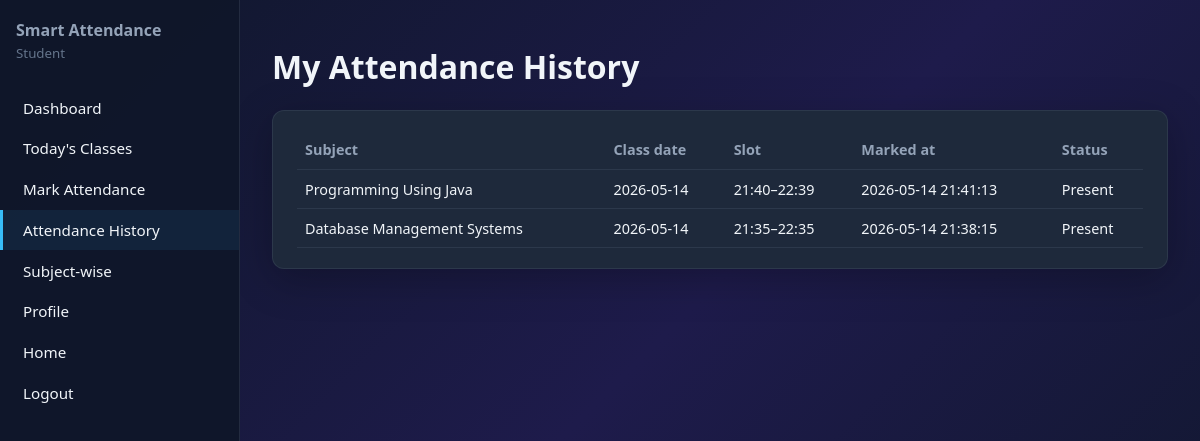
The app's page /student/history (signed in), older data.
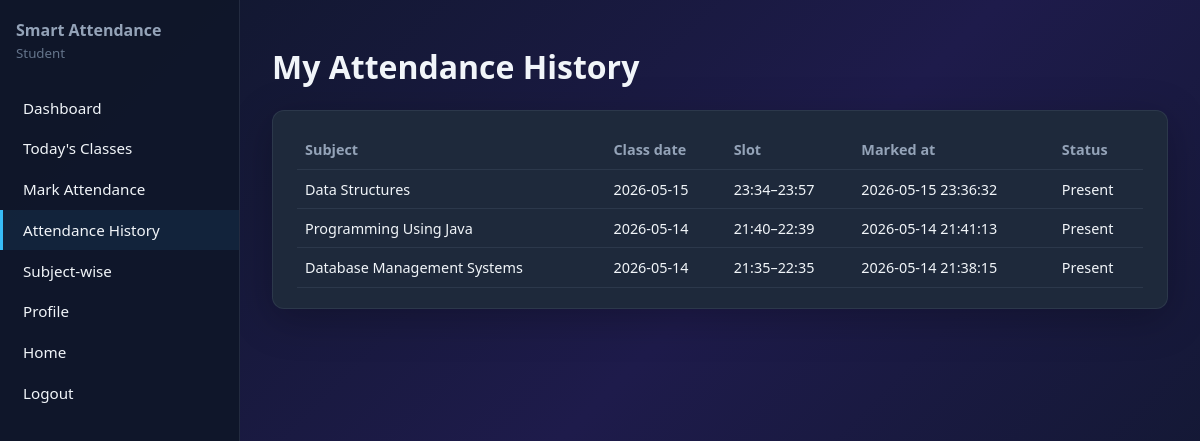
The same page, newer data.
### tables this page shows
CREATE TABLE attendance (
            id INTEGER PRIMARY KEY AUTOINCREMENT,
            student_id INTEGER NOT NULL,
            class_id INTEGER NOT NULL,
            subject_id INTEGER NOT NULL,
            attendance_time TEXT NOT NULL,
            status TEXT NOT NULL,
            FOREIGN KEY (student_id) REFERENCES students(id),
            FOREIGN KEY (class_id) REFERENCES classes(id),
            FOREIGN KEY (subject_id) REFERENCES subjects(id),
            UNIQUE(student_id, class_id)
        );

CREATE TABLE subjects (
            id INTEGER PRIMARY KEY AUTOINCREMENT,
            subject_code TEXT NOT NULL,
            subject_name TEXT NOT NULL
        );

CREATE TABLE classes (
            id INTEGER PRIMARY KEY AUTOINCREMENT,
            subject_id INTEGER NOT NULL,
            department TEXT NOT NULL,
            semester INTEGER NOT NULL,
            class_date TEXT NOT NULL,
            start_time TEXT NOT NULL,
            end_time TEXT NOT NULL,
            created_by INTEGER,
            FOREIGN KEY (subject_id) REFERENCES subjects(id),
            FOREIGN KEY (created_by) REFERENCES admins(id)
        );

### routes/student.py (the view)
@student_bp.route("/history")
@student_required
def attendance_history():
    stu = _current_student()
    conn = get_db()
    rows = conn.execute(
        """
        SELECT a.*, s.subject_name, c.class_date, c.start_time, c.end_time
        FROM attendance a
        JOIN subjects s ON s.id = a.subject_id
        JOIN classes c ON c.id = a.class_id
        WHERE a.student_id = ?
        ORDER BY a.attendance_time DESC
        """,
        (stu["id"],),
    ).fetchall()
    conn.close()
    return render_template("student/history.html", student=stu, rows=rows)

### models/db.py (called while the page is built)
def get_db():
    conn = sqlite3.connect(Config.DATABASE_PATH)
    conn.row_factory = sqlite3.Row
    conn.execute("PRAGMA foreign_keys = ON")
    return conn

### routes/auth.py (called while the page is built)
def student_required(f):
    @wraps(f)
    def decorated(*args, **kwargs):
        if not session.get("student_id"):
            return redirect(url_for("auth.student_login"))
        return f(*args, **kwargs)
    return decorated

### routes/student.py (called while the page is built)
def _current_student():
    conn = get_db()
    row = conn.execute(
        "SELECT * FROM students WHERE id = ?", (session["student_id"],)
    ).fetchone()
    conn.close()
    return row

### templates/student/history.html (shortened to what this page needs)
{% extends "base_student.html" %}
{% block content %}
<h1>My Attendance History</h1>
<div class="card">
  <table>
    <thead>
      <tr><th>Subject</th><th>Class date</th><th>Slot</th><th>Marked at</th><th>Status</th></tr>
    </thead>
    <tbody>
      {% for r in rows %}
      <tr>
        <td>{{ r.subject_name }}</td>
        <td>{{ r.class_date }}</td>
        <td>{{ r.start_time }}–{{ r.end_time }}</td>
        <td>{{ r.attendance_time }}</td>
        <td>{{ r.status }}</td>
      </tr>
      {% else %}
      <tr><td colspan="5">No records yet.</td></tr>
      {% endfor %}
    </tbody>
  </table>
</div>
{% endblock %}

Row changes from the older to the newer data that the page shows:
added attendance: subject_name "Data Structures", class_date "2026-05-15", start_time "23:34", end_time "23:57", attendance_time "2026-05-15 23:36:32", status "Present"
